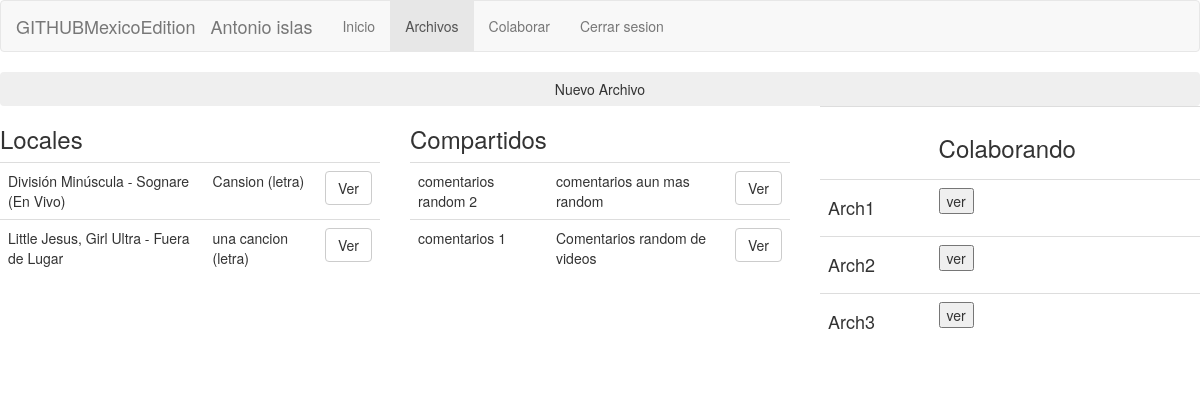
/ArchivosPrincipal.php (signed in), run on the app's committed database.
### tables this page shows
CREATE TABLE `archivo` (
  `idARCH` int(10) NOT NULL,
  `id_propietario` int(10) NOT NULL,
  `fechaInicioARCH` datetime NOT NULL,
  `textoARCH` text NOT NULL,
  `tituloARCH` text NOT NULL,
  `tipoARCH` varchar(20) NOT NULL,
  `descARCH` text NOT NULL
);

### sesiones.php (called while the page is built, shortened)
<?php
class UserSession{
    public function getnomUsr(){
        return $_SESSION['nomUsr'];
    }
}
?>

### consultas.php (called while the page is built, shortened)
<?php
    function consultaArchivosLoc($idPropietario){
        $conexion = conectarDB();
        $consulta = "SELECT * FROM archivo WHERE id_propietario = '$idPropietario' AND 	tipoARCH='LOCAL' ORDER BY fechaInicioARCH DESC ";
	    $resultado = mysqli_query( $conexion, $consulta ) or die ( "Algo ha ido mal en la consulta a la base de datos");
        $res = array();
        while ($columna = mysqli_fetch_array( $resultado )){
            $aux= array();
            array_push($aux, $columna['idARCH'], $columna['tituloARCH'], $columna['descARCH'] );
            array_push($res, $aux);
        }
        return $res;
    }
    function consultaArchivosComp($idPropietario){
        $conexion = conectarDB();
        $consulta = "SELECT * FROM archivo WHERE id_propietario = '$idPropietario' AND 	tipoARCH = 'COMPARTIDO' ORDER BY fechaInicioARCH DESC ";
	    $resultado = mysqli_query( $conexion, $consulta ) or die ( "Algo ha ido mal en la consulta a la base de datos");
        $res = array();
        while ($columna = mysqli_fetch_array( $resultado )){
            $aux= array();
            array_push($aux, $columna['idARCH'], $columna['tituloARCH'], $columna['descARCH'] );
            array_push($res, $aux);
        }
        return $res;
    }
?>

### ArchivosPrincipal.php (the view, shortened to what this page needs)
<!DOCTYPE html>
<html lang="es">
<head>
  <link rel="stylesheet" href="https://maxcdn.bootstrapcdn.com/bootstrap/3.4.0/css/bootstrap.min.css">
</head>
<body>
<?php
  include_once 'sesiones.php';
  include_once 'consultas.php';
  $usrS = new UserSession();
?>
    <nav class="navbar navbar-default">
    <div class="container-fluid">
        <div class="navbar-header">
        <a class="navbar-brand" href="#">GITHUBMexicoEdition</a>
        </div>
        <div class="navbar-header">
        <a class="navbar-brand" href="#"><?php echo $usrS->getnomUsr(); ?></a>
        </div>
        <ul class="nav navbar-nav">
        <li><a href="index.php">Inicio</a></li>
        <li class="active"><a href="archivosPrincipal.php">Archivos</a></li>
        <li><a href="ColaborarPrincipal.php">Colaborar</a></li>
        <li><a href="logout.php">Cerrar sesion</a></li>
        </ul>
    </div>
    </nav>
  <div class="row">
    <div class="col-sm-12">
        <input type="button" value="Nuevo Archivo" class="btn btn-block" onclick="abrirNuevoArch()">
    </div>
  </div>
    <div class="row">
        <div class="col-sm-4">
            <div class="row">
                <div class="col-sm-12">
                    <h3>Locales</h3>
                </div>
            </div>
            <table class="table">
                <?php
                    $archivosLocales = consultaArchivosLoc($usrS->getidUsr());
                    foreach ($archivosLocales as $value) {
                ?>
                <tr>
                    <form method="POST" action="Archivo_ver_local.php">
                    <td>
                        <?php
                            echo $value[1];
                        ?>
                    </td>
                    <td>
                        <?php
                            echo $value[2];
                        ?>
                    </td>
                    <td>
                        <button type="submit" class="btn btn-default">Ver</button>
                    </td>
                    </form>
                </tr>
                <?php
                    }
                ?>
            </table>
        </div>
        <div class="col-sm-4">
            <div class="row">
                <div class="col-sm-12">
                    <h3>Compartidos</h3>
                </div>
            </div>
            <table class="table">
                <?php
                    $archivosCompartidos = consultaArchivosComp($usrS->getidUsr());
                    foreach ($archivosCompartidos as $value) {
                ?>
                <tr>
                    <form method="POST" action="#">
                        <td>
                            <?php
                                echo $value[1];
                            ?>
                        </td>
                        <td>
                            <?php
                                echo $value[2];
                            ?>
                        </td>
                        <td>
                            <button type="submit" class="btn btn-default">Ver</button>
                        </td>
                    </form>
                </tr>
                <?php
                    }
                ?>
            </table>
        </div>
        <div class="col-sm-4">
            <table class="table">
                <th>
                    <td colspan="2">
                        <h3>Colaborando</h3>
                    </td>
                </th>
                <tr>
                    <td>
                        <h4>Arch1</h4>
                    </td>
                    <td>
                        <input type="button" value="ver" onclick = "location='Archivo_ver.php'">
                    </td>
                </tr>
                <tr>
                    <td>
                        <h4>Arch2</h4>
                    </td>
                    <td>
                        <input type="button" value="ver">
                    </td>
                </tr>
                <tr>
                    <td>
                        <h4>Arch3</h4>
                    </td>
                    <td>
                        <input type="button" value="ver">
                    </td>
                </tr>
            </table>
        </div>
    </div>
</body>
</html>

### data on the page
archivo: tituloARCH "División Minúscula - Sognare (En Vivo)", descARCH "Cansion (letra)"
archivo: tituloARCH "Little Jesus, Girl Ultra - Fuera de Lugar", descARCH "una cancion (letra)"
archivo: tituloARCH "comentarios random 2", descARCH "comentarios aun mas random"
archivo: tituloARCH "comentarios 1", descARCH "Comentarios random de videos"

### other printed values
$usrS->getnomUsr() "Antonio islas"
